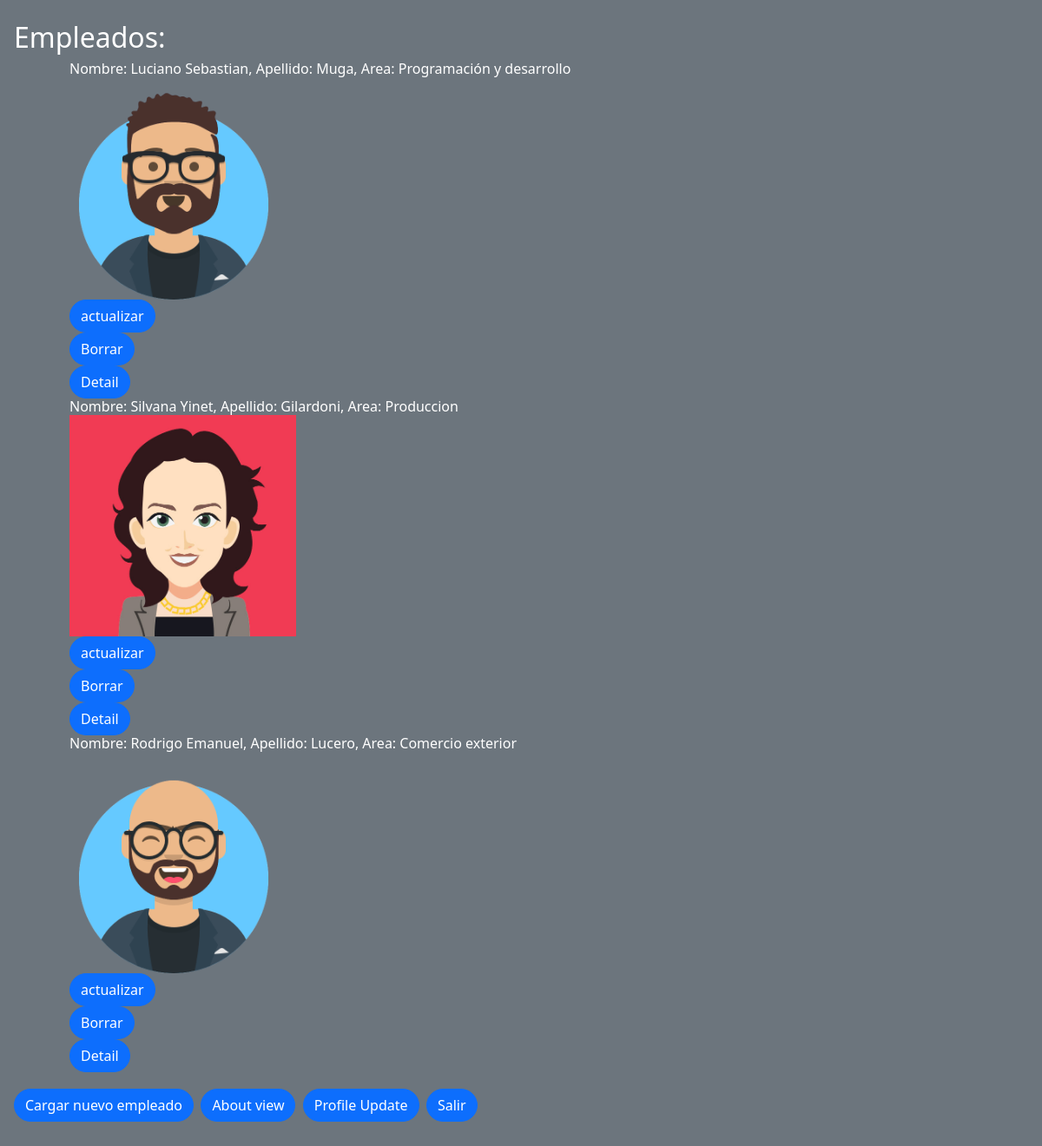
The app's page / (signed in) with its own data.
### Proyect/models.py (models this page shows, shortened)
class Empleado(models.Model):
    name = models.CharField(max_length = 50)
    last_name = models.CharField(max_length = 50)
    area = models.CharField(max_length = 50)
    legajo = models.IntegerField()
    contacto = models.IntegerField()
    email = models.EmailField(max_length = 200)
    date = models.DateField()
    avatar = models.ImageField(upload_to = "post", null = True , blank = True)

### Proyect/views.py (the view)
# urls.py: path("", ListEmpleado.as_view(), name="list-empleado"),
class ListEmpleado(LoginRequiredMixin, ListView):
    model = Empleado

### Proyect/templates/Proyect/empleado_list.html (shortened to what this page needs)
{% extends 'Proyect/base.html' %}
{% block titulo %} Empleados: {% endblock %}
{% block contenido %}
<ul>
  {% for empleado in object_list %}
  <div class="div">
  <ul> Nombre: {{empleado.name}}, Apellido: {{empleado.last_name}}, Area: {{empleado.area}}</ul>
  <ul>
    <img height="255" src="{{ empleado.avatar.url }}"/>
  </ul>
          <ul>
          <a type="button" class="btn btn-primary" style="border-radius: 30px;" href="{% url "actualizar-empleado" empleado.id %}">actualizar</a>
          </ul>
          <ul>
          <a type="button" class="btn btn-primary" style="border-radius: 30px;" href="{% url "borrar-empleado" empleado.id %}">Borrar</a>
        </ul>
        <ul>
          <a type="button" class="btn btn-primary" style="border-radius: 30px;" href="{% url "detail-empleado" empleado.id %}">Detail</a>
        </ul>
          {% endfor %}
</ul>
<a type="button" class="btn btn-primary" style="border-radius: 30px;" href="{% url "crear-empleado" %}">Cargar nuevo empleado</a>
<a type="button" class="btn btn-primary" style="border-radius: 30px;" href="{% url "about-empleado" %}">About view</a>
<a type="button" class="btn btn-primary" style="border-radius: 30px;" href="{% url "profile-update" user.id %}">Profile Update</a>
<a type="button" class="btn btn-primary" style="border-radius: 30px;" href="{% url 'logout-empleado' %}">Salir</a>
{% endblock %}

### Proyect/templates/Proyect/base.html (shortened to what this page needs)
<html lang="en">
    <head>
    {% load static %}
    <link href="{% static "Proyect/css/mi.css" %}" rel="stylesheet" />
    <link href="https://cdn.jsdelivr.net/npm/bootstrap@5.2.2/dist/css/bootstrap.min.css" rel="stylesheet">
</head>
<body class="p-3 mb-2 bg-secondary text-white">
    <h2  >{% block titulo %}{% endblock %}<h2>
    {% block contenido %}{% endblock %}
</body>
</html>

### Proyect/static/Proyect/css/mi.css (style rules this page uses)
.div { font-size: medium; margin-left: auto; }

### records on screen
Empleado: name "Luciano Sebastian", last_name "Muga", area "Programación y desarrollo", avatar (picture)
Empleado: name "Silvana Yinet", last_name "Gilardoni", area "Produccion", avatar (picture)
Empleado: name "Rodrigo Emanuel", last_name "Lucero", area "Comercio exterior", avatar (picture)
